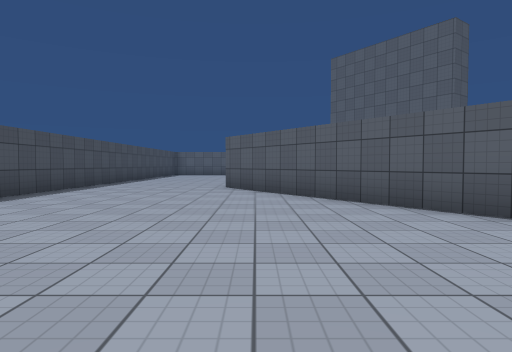
View 1 (above)

24 first-person views from a walk through a Unity game level. The camera is 1.2 m above the floor, tilts 2° down and sees 75° across. The floor is counted in squares, 2 m on a side. Each view is taken from the middle of a square. On the plan, view 1 faces up. The plan holds only what a view shows up to about 10 squares ahead; the rest is blank. The place goes on beyond the plan. Surface patterns are stand-ins for the level's own textures.

View 2
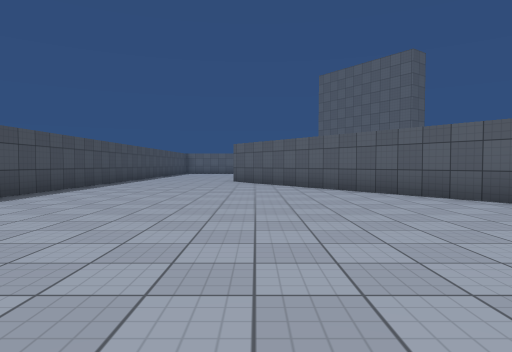

View 3
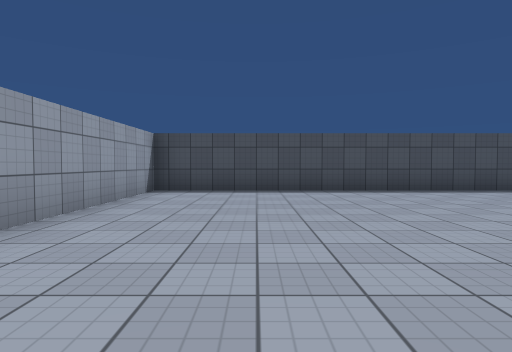

View 4
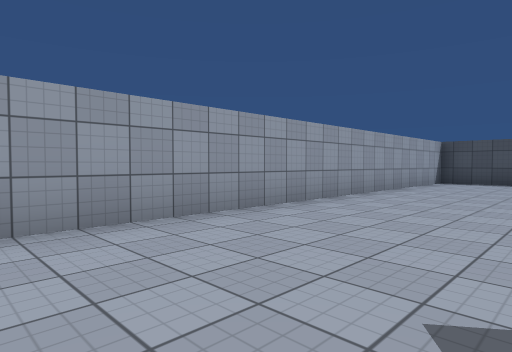

View 5
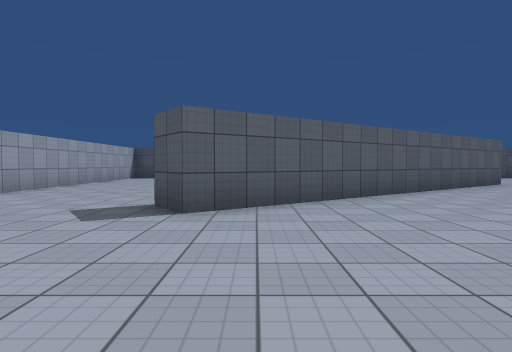

View 6
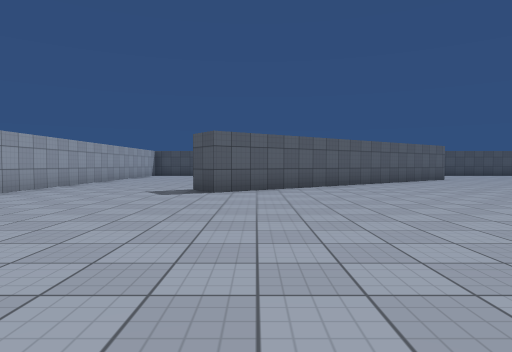

View 7
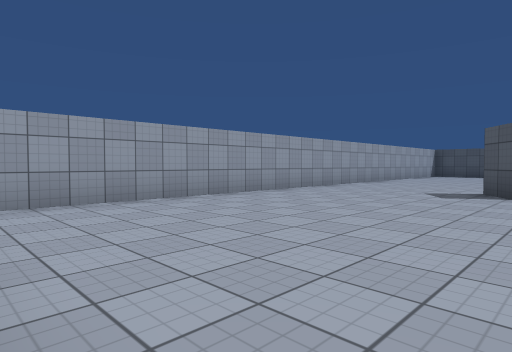

View 8
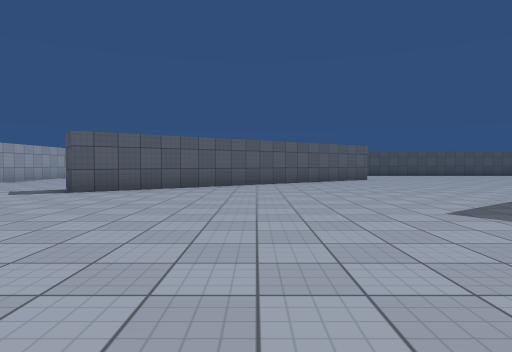

View 9
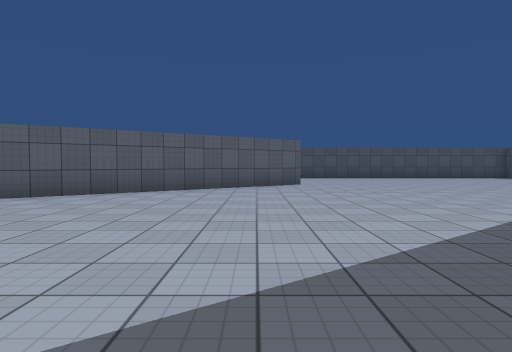

View 10
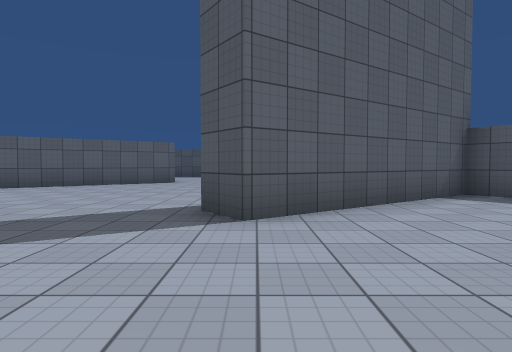

View 11
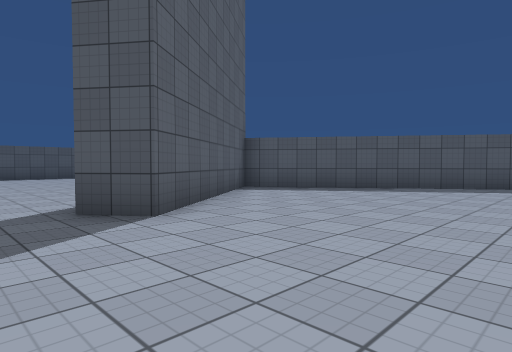

View 12
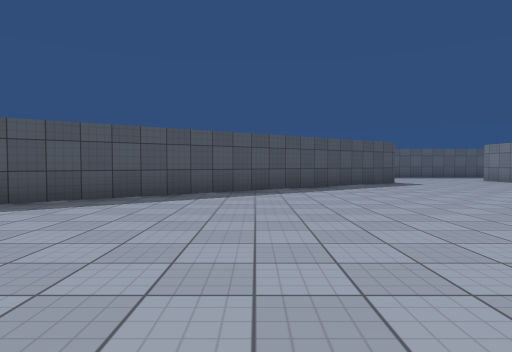

View 13
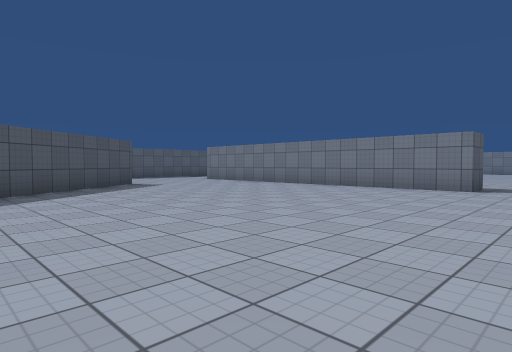

View 14
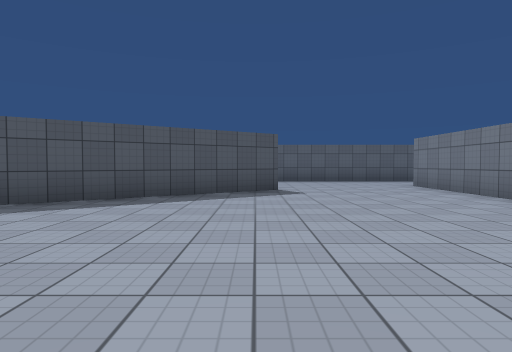

View 15
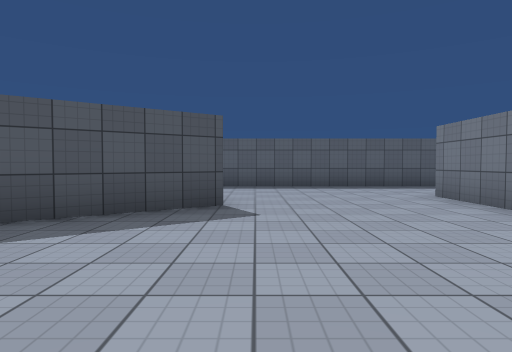

View 16
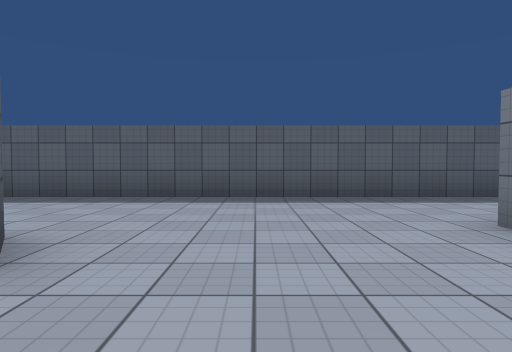

View 17
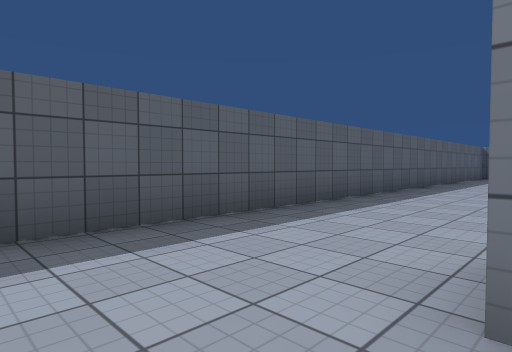

View 18
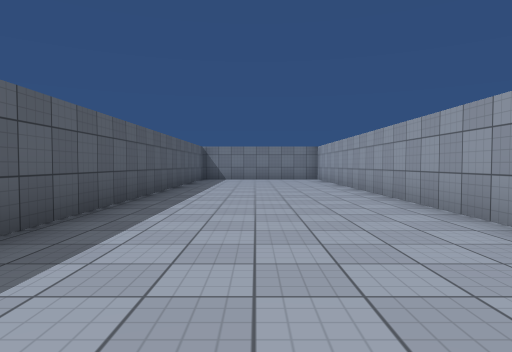

View 19
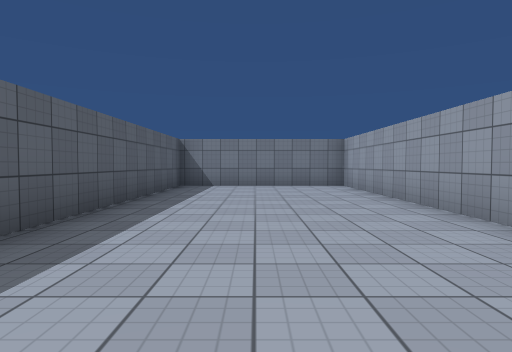

View 20
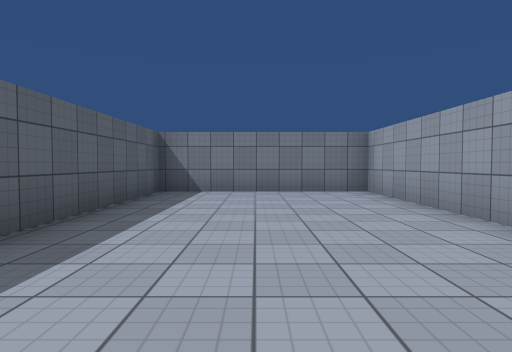

View 21
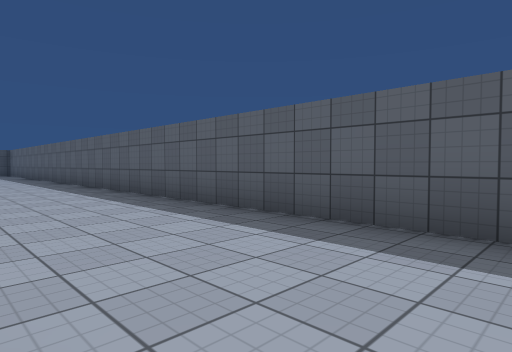

View 22
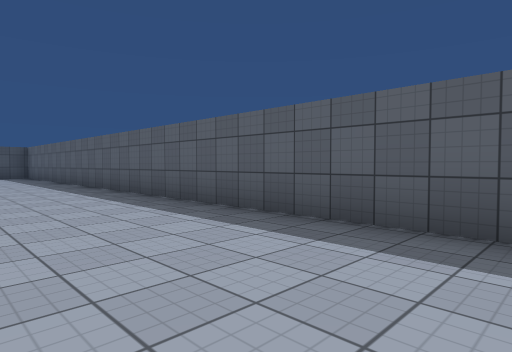

View 23
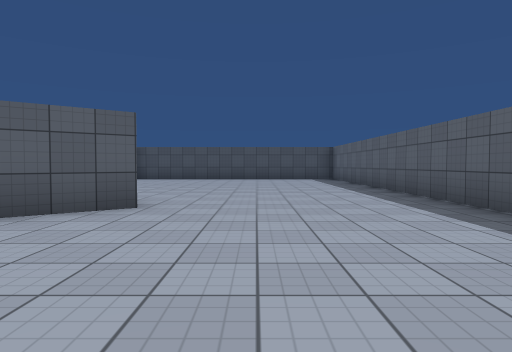

View 24
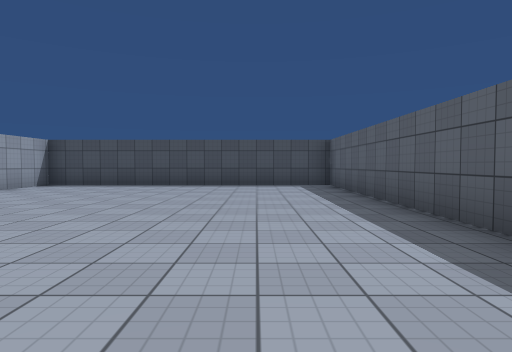

### Floor plan
Points are (right, up) in squares from view 1. A wall is a line through its corners. A room is listed if a view was taken in it or the views show most of it. See-through windows are left out.
Room 1 (views 1, 2, 3, 4, 5, 6, 7, 8, 9, 10, 11, 12, 13, 14, 15, 16, 17, 18, 19, 20, 21, 22, 23, 24)
walls: (20.5, 15.8) (19.4, 15.8) (19.4, 19.9); (4.4, 23.4) (5.3, 22.1); (0, 9.4) (6, 1.1) (5.1, 0.5); (15.6, 23.9) (4.4, 16.1) (7.5, 11.9) (6.6, 11.2); (14.9, 24.7) (15.3, 24.2); (19.4, 21.6) (19.4, 25.2); (4, 2.1) (-0.8, 8.8); (-4.6, 10) (-4.6, -3.3) (12.4, -3.3); (24.1, 23.5) (34.3, 23.5) (34.3, 28.1) (-4.6, 28.1) (-4.6, 20) (-2.8, 20)
ways out: opening at (21.5, 14.5)

Positions as (right, up) in squares from view 1, and headings:
1: (0, 0), facing up
2: (0, -3), facing up
3: (3, -1), facing left
4: (7, 0), facing down-left
5: (10, 2), facing left
6: (13, 2), facing left
7: (13, 2), facing down-left
8: (13, 5), facing left
9: (10, 8), facing left
10: (11, 12), facing left
11: (11, 10), facing up-left
12: (11, 13), facing up
13: (11, 14), facing up-right
14: (15, 16), facing up
15: (16, 19), facing up
16: (17, 22), facing up
17: (18, 25), facing up-right
18: (21, 26), facing right
19: (25, 26), facing right
20: (27, 26), facing right
21: (16, 25), facing up-left
22: (12, 25), facing up-left
23: (9, 25), facing left
24: (5, 26), facing left
